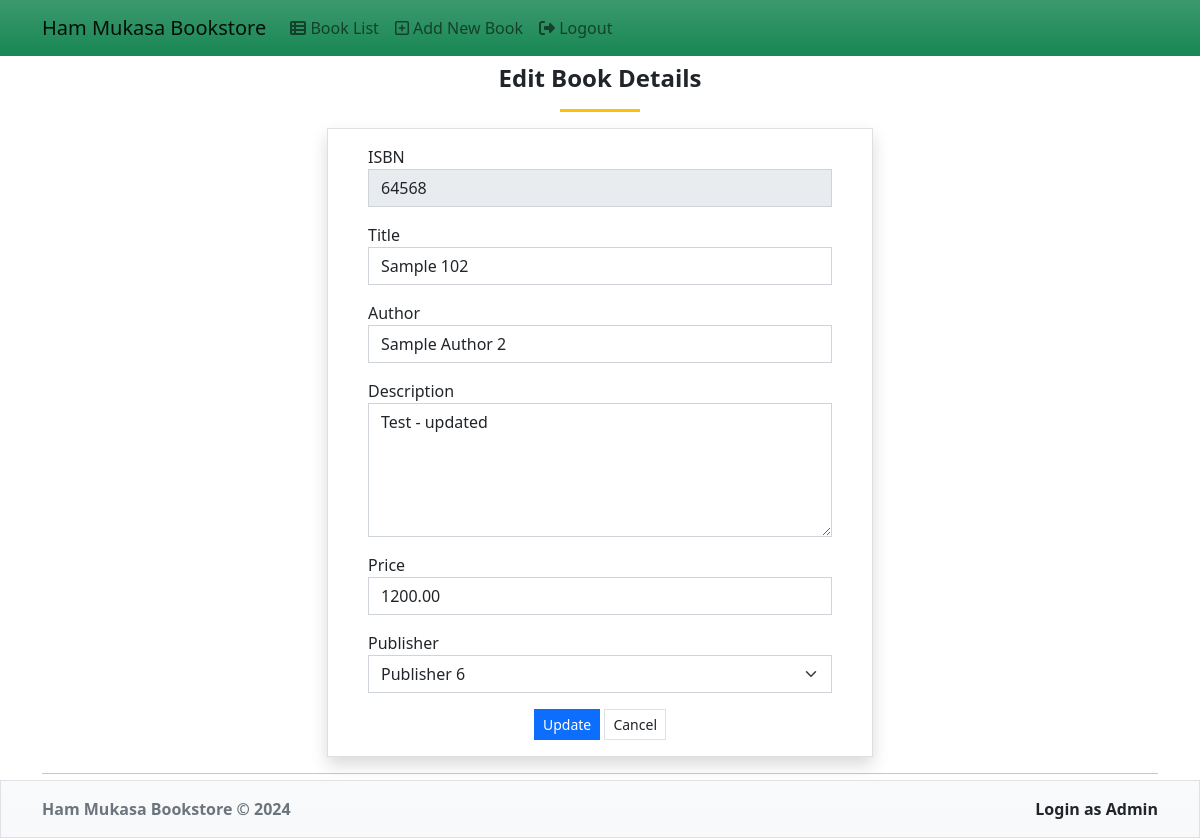
Screenshot of /admin_edit.php?bookisbn=64568 (signed in) with the database file from the repository.
### tables this page shows
CREATE TABLE `books` (
  `book_isbn` varchar(20) NOT NULL,
  `book_title` varchar(60) DEFAULT NULL,
  `book_author` varchar(60) DEFAULT NULL,
  `book_image` varchar(40) DEFAULT NULL,
  `book_descr` text DEFAULT NULL,
  `book_price` decimal(6,2) NOT NULL,
  `publisherid` int(10) UNSIGNED NOT NULL,
  `created_at` datetime NOT NULL DEFAULT current_timestamp()
);

### admin_edit.php (the view, shortened to what this page needs)
<?php
require_once "./template/header.php";
require_once "./functions/database_functions.php";
$conn = db_connect();
if (isset($_GET['bookisbn'])) {
	$book_isbn = $_GET['bookisbn'];
} else {
	echo "Empty query!";
	exit;
}
$query = "SELECT * FROM books WHERE book_isbn = '{$book_isbn}'";
$result = mysqli_query($conn, $query);
if (!$result) {
	echo $err = "Can't retrieve data ";
	exit;
} else {
	$row = mysqli_fetch_assoc($result);
}
?>
<h4 class="fw-bolder text-center">Edit Book Details</h4>
<center>
	<hr class="bg-warning" style="width:5em;height:3px;opacity:1">
</center>
<div class="row justify-content-center">
	<div class="col-lg-6 col-md-8 col-sm-10 col-xs-12">
		<div class="card rounded-0 shadow">
			<div class="card-body">
				<div class="container-fluid">
					<form method="post" action="admin_edit.php?bookisbn=<?php echo $row['book_isbn']; ?>" enctype="multipart/form-data">
						<div class="mb-3">
							<label class="control-label">ISBN</label>
							<input class="form-control rounded-0" type="text" name="isbn" value="<?php echo $row['book_isbn']; ?>" readOnly="true">
						</div>
						<div class="mb-3">
							<label class="control-label">Title</label>
							<input class="form-control rounded-0" type="text" name="book_title" value="<?php echo $row['book_title']; ?>" required>
						</div>
						<div class="mb-3">
							<label class="control-label">Author</label>
							<input class="form-control rounded-0" type="text" name="book_author" value="<?php echo $row['book_author']; ?>" required>
						</div>
						<div class="mb-3">
							<label class="control-label">Description</label>
							<textarea class="form-control rounded-0" name="book_descr" cols="40" rows="5"><?php echo $row['book_descr']; ?></textarea>
						</div>
						<div class="mb-3">
							<label class="control-label">Price</label>
							<input class="form-control rounded-0" type="text" name="book_price" value="<?php echo $row['book_price']; ?>" required>
						</div>
						<div class="mb-3">
							<label class="control-label">Publisher</label>
							<select class="form-select rounded-0" name="publisherid" required>
								<?php
								$psql = mysqli_query($conn, "SELECT * FROM `publisher` order by publisher_name asc");
								while ($row = mysqli_fetch_assoc($psql)) :
								?>
									<option value="<?= $row['publisherid'] ?>" <?= $row['publisherid'] == $row['publisherid'] ? 'selected' : '' ?>><?= $row['publisher_name'] ?></option>
								<?php endwhile; ?>
							</select>
						</div>
						<div class="text-center">
							<button type="submit" name="edit" class="btn btn-primary btn-sm rounded-0">Update</button>
							<button type="reset" class="btn btn-default btn-sm rounded-0 border">Cancel</button>
						</div>
					</form>
				</div>
			</div>
		</div>
	</div>
</div>
<?php
require "./template/footer.php"
?>

### rows the page displays
books: isbn "64568", book_title "Sample 102", book_author "Sample Author 2", book_descr "Test - updated", book_price "1200.00"

### other values shown
form field publisherid "Publisher 6"
